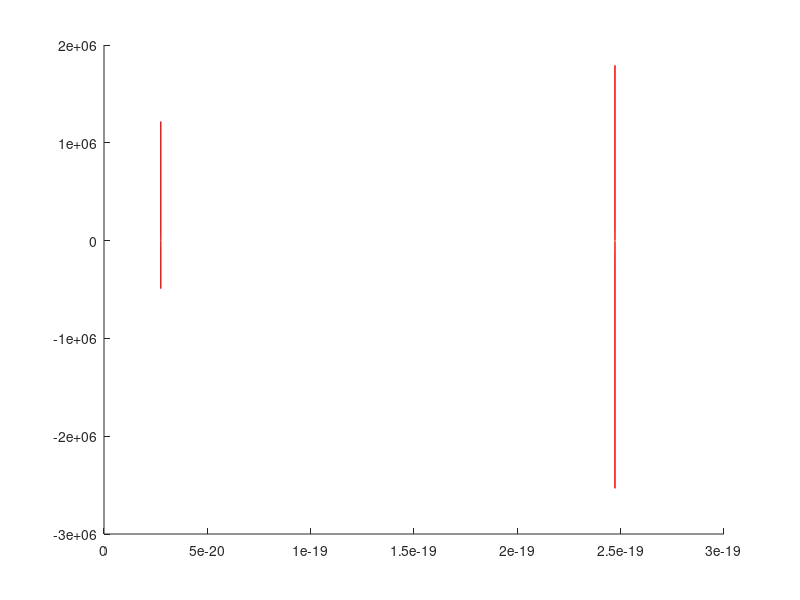

Here is the MATLAB script that generated this plot:
%Find the single quantum well wave function by solving for the boundary
%conditions numerically to obtain the energy and put this energy into the
%wave function.

%define some constants
hbar = 1.054571628e-34; %Js
me = 9.1094e-31; %kg -electron mass
mw = 0.063; % rel effective electron mass in well
mb = 0.15; % rel effective electron mass in the barrier
Egw = 1.52*1.6e-19; %J -energy gap of the well at 10K
Egb = 2.81*1.6e-19; %J -energy gap of the barrier at 10K
vs = 4730; %m/s -sound velocity in well
a = 5.9e-9; %m -well width
V0 = Egb - Egw; %J the barrier height (find and apply the band offset)

%create a vector to hold the energy values
E = [2.4e-20:1e-25:2.6e-19]';

%method computing substitution
%k = ((2*me*mw.*E).^0.5) / hbar;
%A = ((mw/mb)*((2*me*mw*V0) ./ (hbar^2 .* k.^2)) - 1).^0.5;
%B = tan( (a/2) .* k );
%Res = A - B;

%method with substituted eqs
%A = ( (mw/mb)*((V0./E)-1) ).^0.5;
%B = tan( ( (E.*(a^2)*me*mw) ./ (2*(hbar^2)) ) );
%Res = A-B; %should be 0 for the energy I am looking for

%method straight from book
k = ((2*me*mw.*E).^0.5) / hbar;
theta = (k.*a)./2;
theta0sqrd = (me*mw*V0*a^2) / 2*hbar^2;
A = tan(theta);
B = sqrt( (mw/mb) .* (theta0sqrd./theta.^2) - 1 );
Res = A-B;

figure
hold on
%plot(E,A,'b')
%plot(E,B,'g')
plot(E,Res,'r')


%b = 1
%while (a>0)
%    a = Res(b,1)
%    b = b + 1
%end
%c = ( E(b,1) + E(b-1,1) ) / 2
    
    
    